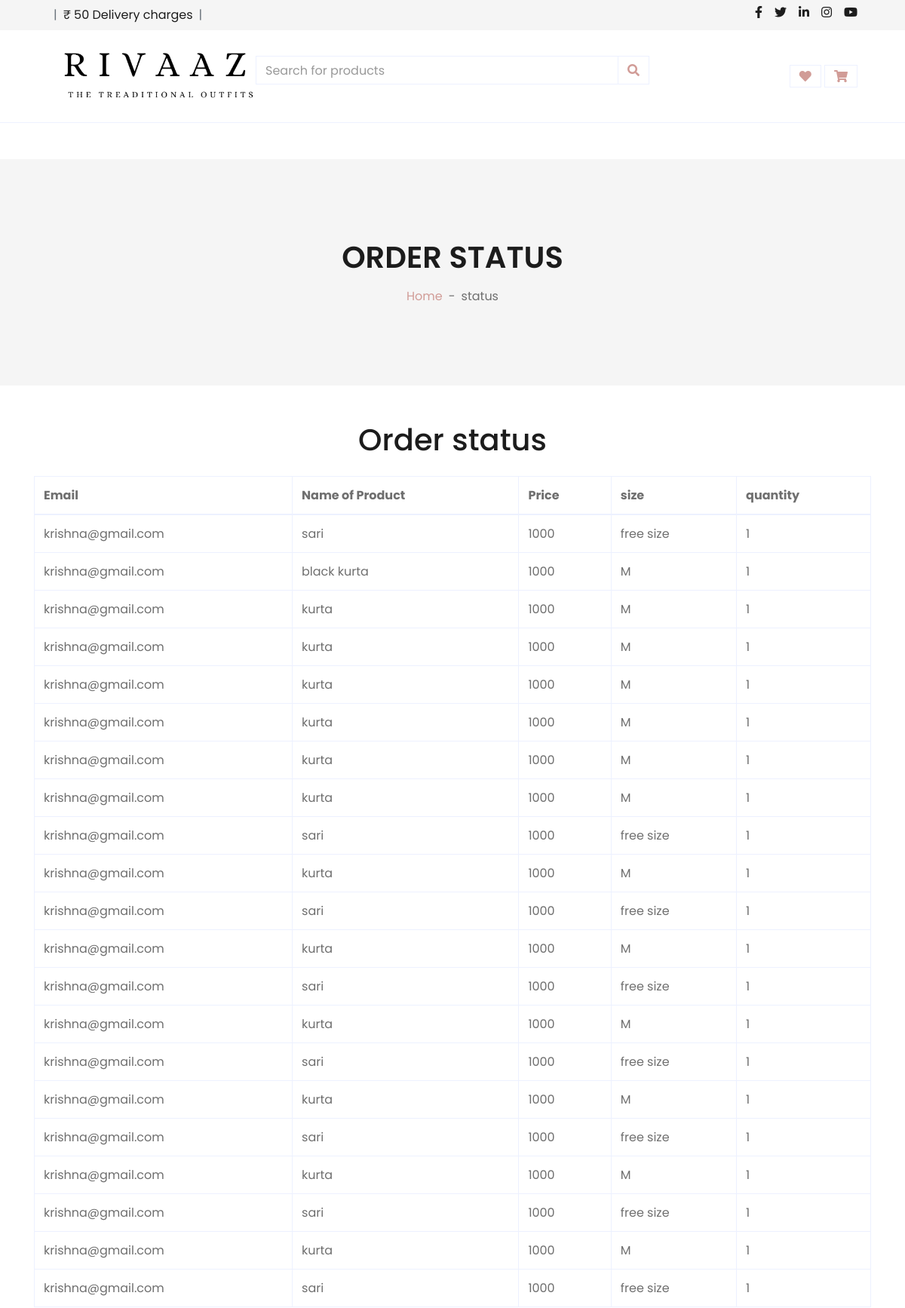
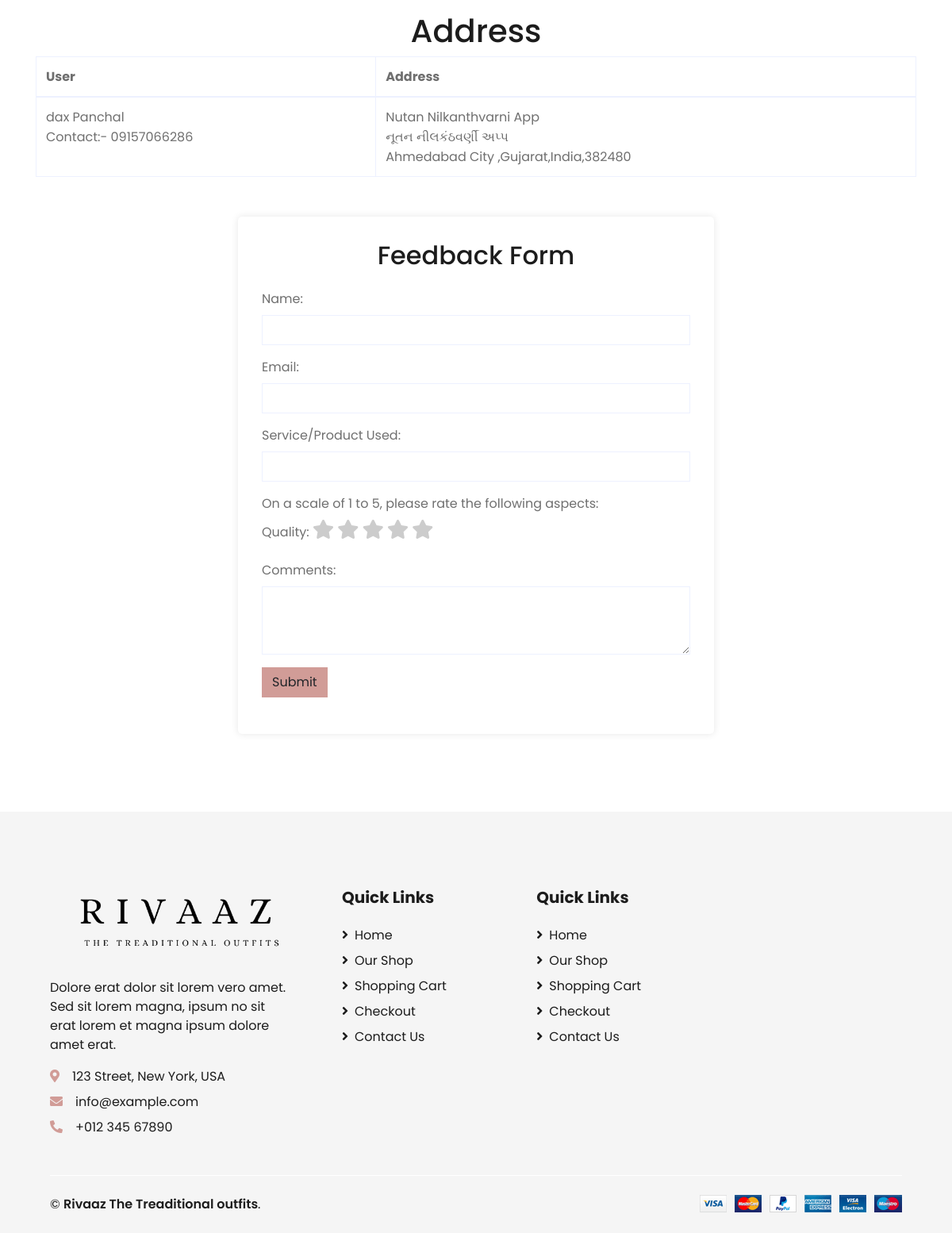
Screenshot of /order (signed in) with the database file from the repository (2 pictures, top to bottom).
### myapp/models.py (models this page shows)
class Order(models.Model):
        user_id = models.ForeignKey(user,on_delete=models.CASCADE)
        product_id = models.ForeignKey(Add_product,on_delete=models.CASCADE)
        name = models.CharField(max_length=30)
        qty = models.IntegerField(default=1)
        price=models.IntegerField()
        pic = models.ImageField(upload_to="IMG")
        size=models.CharField(max_length=30,default="")

class user(models.Model):
    u_name=models.CharField(max_length=30)
    l_name=models.CharField(max_length=30)
    email=models.EmailField()
    password=models.CharField(max_length=30)
    c_password=models.CharField(max_length=30)
    contact=models.IntegerField()
    otp=models.IntegerField(default=1234)
    def __str__(self):
        return self.email

class Address(models.Model):
    user_id=models.ForeignKey(user,on_delete=models.CASCADE)
    f_name=models.CharField(max_length=30)
    l_name=models.CharField(max_length=30)
    email=models.EmailField(max_length=30)
    contact_no=models.CharField(max_length=30)
    address_1=models.CharField(max_length=30)
    address_2=models.CharField(max_length=30)
    country=models.CharField(max_length=30)
    city=models.CharField(max_length=30)
    state=models.CharField(max_length=30)
    zip_code=models.CharField(max_length=30)
    list=models.TextField()

### myapp/views.py (the view)
# urls.py: path('order', views.order, name='order'),
def order(request):
    uid=user.objects.get(email=request.session['email'])
    oid=Order.objects.filter(user_id=uid)
    aid=Address.objects.filter(user_id=uid)
    did=Add_to_cart.objects.filter(user_id=uid).delete()
    con={
         'oid':oid,
         'aid':aid,
         'did':did
     }
    return render(request,"order.html",con)

### myapp/templates/order.html (shortened to what this page needs)
{% load static %}
<html lang="en">
<head>
    <link rel="stylesheet" href="https://cdnjs.cloudflare.com/ajax/libs/font-awesome/6.5.1/css/all.min.css" />
    <link href="https://cdnjs.cloudflare.com/ajax/libs/font-awesome/5.10.0/css/all.min.css" rel="stylesheet">
    <link href="{% static 'myapp/lib/owlcarousel/assets/owl.carousel.min.css' %}" rel="stylesheet">
    <link href="{% static 'myapp/css/style.css' %}" rel="stylesheet">
</head>
<body>
 <div class="container-fluid">
  <div class="row bg-secondary py-2 px-xl-5">
      <div class="col-lg-6 d-none d-lg-block">
        <div class="d-inline-flex align-items-center">
          <span class="text-muted px-2">|</span>
          <a class="text-dark" href=""> ₹ 50 Delivery charges</a>
          <span class="text-muted px-2">|</span>
      </div>
      </div>
      <div class="col-lg-6 text-center text-lg-right">
          <div class="d-inline-flex align-items-center">
              <a class="text-dark px-2" href="">
                  <i class="fab fa-facebook-f"></i>
              </a>
              <a class="text-dark px-2" href="">
                  <i class="fab fa-twitter"></i>
              </a>
              <a class="text-dark px-2" href="">
                  <i class="fab fa-linkedin-in"></i>
              </a>
              <a class="text-dark px-2" href="">
                  <i class="fab fa-instagram"></i>
              </a>
              <a class="text-dark pl-2" href="">
                  <i class="fab fa-youtube"></i>
              </a>
          </div>
      </div>
  </div>
  <div class="row align-items-center py-3 px-xl-5">
      <div class="col-lg-3 d-none d-lg-block">
          <a href="" class="text-decoration-none">
              <h1 class="m-0 display-5 font-weight-semi-bold"><img class="logo" src="{% static 'myapp/img/logo.png' %}" alt=""></h1>
          </a>
      </div>
      <div class="col-lg-6 col-6 text-left">
          <form action="/search" method="get">
              <div class="input-group">
                  <input type="text" class="form-control" name="name" placeholder="Search for products">
                  <div class="input-group-append">
                      <button class="input-group-text bg-transparent text-primary">
                          <i class="fa fa-search"></i>
                      </button>
                  </div>
              </div>
          </form>
      </div>
      <div class="col-lg-3 col-6 text-right">
          <a href="{% url 'wishlist' %}" class="btn border">
              <i class="fas fa-heart text-primary"></i>
          </a>
          <a href="{% url 'cart' %}" class="btn border">
              <i class="fas fa-shopping-cart text-primary"></i>
          </a>
      </div>
  </div>
</div>
<div class="container-fluid mb-5">
  <div class="row border-top px-xl-5">
  </div>
</div>
 <div class="container-fluid bg-secondary mb-5">
  <div class="d-flex flex-column align-items-center justify-content-center" style="min-height: 300px">
      <h1 class="font-weight-semi-bold text-uppercase mb-3">Order status</h1>
      <div class="d-inline-flex">
          <p class="m-0"><a href="{% url 'index' %}">Home</a></p>
          <p class="m-0 px-2">-</p>
          <p class="m-0">status</p>
      </div>
  </div>
</div>
<div class="container mt-5">
    <h1 class=" container text-center mb-4 bg-light">Order status</h1>
    <div class="table-responsive">
      <table class="table table-bordered">
        <thead>
          <tr>
              <th>Email</th>
            <th>Name of Product</th>
            <th>Price</th>
            <th>size</th>
            <th>quantity</th>
          </tr>
        </thead>
        <tbody>
          {% for i in oid %}
          <tr>
            <td>{{i.user_id}}</td>
            <td>{{i.name}}</td>
            <td>{{i.price}}</td>
            <td>{{i.size}}</td>
            <td>{{i.qty}}</td>
          </tr>
          {% endfor %}
        </tbody>
      </table>
    </div>
  </div>
 <h1 class="text-center"> Address</h1>
 <div class="container table-responsive">
    <table class="table table-bordered">
      <thead>
        <tr>
            <th>User</th>
            <th>Address</th>
        </tr>
      </thead>
      <tbody>
        {% for i in aid %}
        <tr>
          <td>{{i.f_name}} {{i.l_name}}  <br>Contact:- {{i.contact_no}}</td>
          <td>{{i.address_1}} <br>  {{i.address_2}}  <br>  {{i.city}} ,{{i.state}},{{i.country}},{{i.zip_code}}</td>
        </tr>
        {% endfor %}
      </tbody>
    </table>
    <div class="container">
        <div class="feedback-form">
          <h2 class="text-center mb-4">Feedback Form</h2>
          <form id="feedbackForm">
            <div class="form-group">
              <label for="name">Name:</label>
              <input type="text" class="form-control" id="name" name="name">
            </div>
            <div class="form-group">
              <label for="email">Email:</label>
              <input type="email" class="form-control" id="email" name="email">
            </div>
            <div class="form-group">
              <label for="service">Service/Product Used:</label>
              <input type="text" class="form-control" id="service" name="service">
            </div>
            <div class="form-group">
              <label>On a scale of 1 to 5, please rate the following aspects:</label>
              <div class="row">
                <div class="col-md-6">
                  <label for="quality">Quality:</label>
                  <div class="star-rating" id="quality">
                    <label for="quality-1" title="Poor"><i class="fas fa-star"></i></label>
                    <label for="quality-2" title="Fair"><i class="fas fa-star"></i></label>
                    <label for="quality-3" title="Average"><i class="fas fa-star"></i></label>
                    <label for="quality-4" title="Good"><i class="fas fa-star"></i></label>
                    <label for="quality-5" title="Excellent"><i class="fas fa-star"></i></label>
                  </div>
                </div>
              </div>
            </div>
            <div class="form-group">
              <label for="comments">Comments:</label>
              <textarea class="form-control" id="comments" name="comments" rows="3"></textarea>
            </div>
            <button type="submit" class="btn btn-primary">Submit</button>
          </form>
        </div>
      </div>
  </div>
   <div class="container-fluid bg-secondary text-dark mt-5 pt-5">
    <div class="row px-xl-5 pt-5">
        <div class="col-lg-4 col-md-12 mb-5 pr-3 pr-xl-5">
            <a href="" class="text-decoration-none">
                <h1 class="mb-4 display-5 font-weight-semi-bold"><span class="text-primary font-weight-bold  border-white px-3 mr-1"><img class="logo" src="{% static 'myapp/img/logo.png' %}" alt=""></h1>
            </a>
            <p>Dolore erat dolor sit lorem vero amet. Sed sit lorem magna, ipsum no sit erat lorem et magna ipsum dolore amet erat.</p>
            <p class="mb-2"><i class="fa fa-map-marker-alt text-primary mr-3"></i>123 Street, New York, USA</p>
            <p class="mb-2"><i class="fa fa-envelope text-primary mr-3"></i>info@example.com</p>
            <p class="mb-0"><i class="fa fa-phone-alt text-primary mr-3"></i>+012 345 67890</p>
        </div>
        <div class="col-lg-8 col-md-12">
            <div class="row">
                <div class="col-md-4 mb-5">
                    <h5 class="font-weight-bold text-dark mb-4">Quick Links</h5>
                    <div class="d-flex flex-column justify-content-start">
                        <a class="text-dark mb-2" href="{% url 'index' %}"><i class="fa fa-angle-right mr-2"></i>Home</a>
                        <a class="text-dark mb-2" href="{% url 'shop' %}"><i class="fa fa-angle-right mr-2"></i>Our Shop</a>
                        <a class="text-dark mb-2" href="{% url 'cart' %}"><i class="fa fa-angle-right mr-2"></i>Shopping Cart</a>
                        <a class="text-dark mb-2" href="{% url 'checkout' %}"><i class="fa fa-angle-right mr-2"></i>Checkout</a>
                        <a class="text-dark" href="{% url 'contact' %}"><i class="fa fa-angle-right mr-2"></i>Contact Us</a>
                    </div>
                </div>
                <div class="col-md-4 mb-5">
                    <h5 class="font-weight-bold text-dark mb-4">Quick Links</h5>
                    <div class="d-flex flex-column justify-content-start">
                        <a class="text-dark mb-2" href="{% url 'index' %}"><i class="fa fa-angle-right mr-2"></i>Home</a>
                        <a class="text-dark mb-2" href="{% url 'shop' %}"><i class="fa fa-angle-right mr-2"></i>Our Shop</a>
                        <a class="text-dark mb-2" href="{% url 'cart' %}"><i class="fa fa-angle-right mr-2"></i>Shopping Cart</a>
                        <a class="text-dark mb-2" href="{% url 'checkout' %}"><i class="fa fa-angle-right mr-2"></i>Checkout</a>
                        <a class="text-dark" href="{% url 'contact' %}"><i class="fa fa-angle-right mr-2"></i>Contact Us</a>
                    </div>
                </div>
            </div>
        </div>
    </div>
    <div class="row border-top border-light mx-xl-5 py-4">
        <div class="col-md-6 px-xl-0">
            <p class="mb-md-0 text-center text-md-left text-dark">
                &copy; <a class="text-dark font-weight-semi-bold" href="#">Rivaaz The Treaditional outfits</a>.
            </p>
        </div>
        <div class="col-md-6 px-xl-0 text-center text-md-right">
            <img class="" src="{% static 'myapp/img/payments.png' %}" alt="">
        </div>
    </div>
</div>
</body>
</html>

### myapp/templates/order.html (style rules this page uses)
.feedback-form { max-width: 600px; margin: 50px auto; padding: 30px; background-color: #fff; border-radius: 5px; box-shadow: 0 0 10px rgba(0, 0, 0, 0.1); }
.star-rating { display: inline-block; }
.star-rating label { font-size: 24px; color: #ccc; cursor: pointer; }

### rows the page displays
Order: user_id "krishna@gmail.com", name "sari", price "1000", size "free size", qty "1"
Order: user_id "krishna@gmail.com", name "black kurta", price "1000", size "M", qty "1"
Order: user_id "krishna@gmail.com", name "kurta", price "1000", size "M", qty "1"
Order: user_id "krishna@gmail.com", name "kurta", price "1000", size "M", qty "1"
Order: user_id "krishna@gmail.com", name "kurta", price "1000", size "M", qty "1"
Order: user_id "krishna@gmail.com", name "kurta", price "1000", size "M", qty "1"
Order: user_id "krishna@gmail.com", name "kurta", price "1000", size "M", qty "1"
Order: user_id "krishna@gmail.com", name "kurta", price "1000", size "M", qty "1"
Order: user_id "krishna@gmail.com", name "sari", price "1000", size "free size", qty "1"
Order: user_id "krishna@gmail.com", name "kurta", price "1000", size "M", qty "1"
Order: user_id "krishna@gmail.com", name "sari", price "1000", size "free size", qty "1"
Order: user_id "krishna@gmail.com", name "kurta", price "1000", size "M", qty "1"
Order: user_id "krishna@gmail.com", name "sari", price "1000", size "free size", qty "1"
Order: user_id "krishna@gmail.com", name "kurta", price "1000", size "M", qty "1"
Order: user_id "krishna@gmail.com", name "sari", price "1000", size "free size", qty "1"
Order: user_id "krishna@gmail.com", name "kurta", price "1000", size "M", qty "1"
Order: user_id "krishna@gmail.com", name "sari", price "1000", size "free size", qty "1"
Order: user_id "krishna@gmail.com", name "kurta", price "1000", size "M", qty "1"
Order: user_id "krishna@gmail.com", name "sari", price "1000", size "free size", qty "1"
Order: user_id "krishna@gmail.com", name "kurta", price "1000", size "M", qty "1"
Order: user_id "krishna@gmail.com", name "sari", price "1000", size "free size", qty "1"
Address: f_name "dax", l_name "Panchal", contact_no "09157066286", address_1 "Nutan Nilkanthvarni App", address_2 "નૂતન નીલકંઠવર્ણી અપ્પ", city "Ahmedabad City", state "Gujarat", country "India", zip_code "382480"
